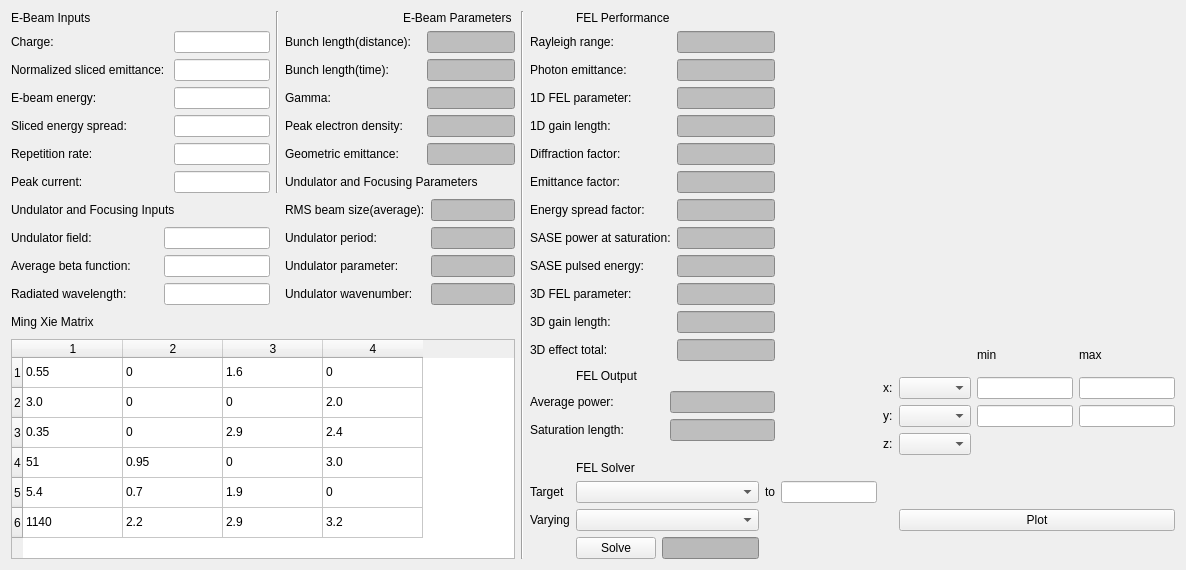
<?xml version="1.0" encoding="UTF-8"?>
<ui version="4.0">
 <class>Form</class>
 <widget class="QWidget" name="Form">
  <property name="geometry">
   <rect>
    <x>0</x>
    <y>0</y>
    <width>1186</width>
    <height>552</height>
   </rect>
  </property>
  <property name="windowTitle">
   <string>Form</string>
  </property>
  <layout class="QGridLayout" name="gridLayout">
   <item row="0" column="0">
    <widget class="QLabel" name="label">
     <property name="text">
      <string>E-Beam Inputs</string>
     </property>
    </widget>
   </item>
   <item row="0" column="1" rowspan="3">
    <widget class="Line" name="line">
     <property name="orientation">
      <enum>Qt::Vertical</enum>
     </property>
    </widget>
   </item>
   <item row="0" column="3">
    <widget class="QLabel" name="label_12">
     <property name="text">
      <string>E-Beam Parameters</string>
     </property>
    </widget>
   </item>
   <item row="0" column="4" rowspan="16">
    <widget class="Line" name="line_2">
     <property name="orientation">
      <enum>Qt::Vertical</enum>
     </property>
    </widget>
   </item>
   <item row="0" column="6" colspan="2">
    <widget class="QLabel" name="label_26">
     <property name="text">
      <string>FEL Performance</string>
     </property>
    </widget>
   </item>
   <item row="0" column="9" rowspan="6" colspan="5">
    <widget class="matplotlibWidget" name="widget" native="true"/>
   </item>
   <item row="1" column="0" rowspan="2">
    <layout class="QFormLayout" name="formLayout">
     <property name="fieldGrowthPolicy">
      <enum>QFormLayout::AllNonFixedFieldsGrow</enum>
     </property>
     <item row="0" column="0">
      <widget class="QLabel" name="label_2">
       <property name="text">
        <string>Charge:</string>
       </property>
      </widget>
     </item>
     <item row="0" column="1">
      <widget class="QLineEdit" name="charge">
       <property name="toolTip">
        <string>pC</string>
       </property>
      </widget>
     </item>
     <item row="1" column="0">
      <widget class="QLabel" name="label_3">
       <property name="text">
        <string>Normalized sliced emittance: </string>
       </property>
      </widget>
     </item>
     <item row="1" column="1">
      <widget class="QLineEdit" name="slicemit">
       <property name="toolTip">
        <string>mm-mrad</string>
       </property>
      </widget>
     </item>
     <item row="2" column="0">
      <widget class="QLabel" name="label_4">
       <property name="text">
        <string>E-beam energy:</string>
       </property>
      </widget>
     </item>
     <item row="2" column="1">
      <widget class="QLineEdit" name="ebeamenergy">
       <property name="toolTip">
        <string>MeV</string>
       </property>
      </widget>
     </item>
     <item row="3" column="0">
      <widget class="QLabel" name="label_5">
       <property name="text">
        <string>Sliced energy spread:</string>
       </property>
      </widget>
     </item>
     <item row="3" column="1">
      <widget class="QLineEdit" name="energyspread">
       <property name="toolTip">
        <string>%</string>
       </property>
      </widget>
     </item>
     <item row="4" column="0">
      <widget class="QLabel" name="label_7">
       <property name="text">
        <string>Repetition rate:</string>
       </property>
      </widget>
     </item>
     <item row="4" column="1">
      <widget class="QLineEdit" name="reprate"/>
     </item>
     <item row="5" column="0">
      <widget class="QLabel" name="label_17">
       <property name="text">
        <string>Peak current:</string>
       </property>
      </widget>
     </item>
     <item row="5" column="1">
      <widget class="QLineEdit" name="peakamp">
       <property name="toolTip">
        <string>A</string>
       </property>
       <property name="styleSheet">
        <string notr="true"/>
       </property>
       <property name="readOnly">
        <bool>true</bool>
       </property>
      </widget>
     </item>
    </layout>
   </item>
   <item row="1" column="2" colspan="2">
    <layout class="QFormLayout" name="formLayout_3">
     <item row="0" column="0">
      <widget class="QLabel" name="label_13">
       <property name="text">
        <string>Bunch length(distance):   </string>
       </property>
      </widget>
     </item>
     <item row="0" column="1">
      <widget class="QLineEdit" name="bunlen">
       <property name="toolTip">
        <string>FWHM</string>
       </property>
       <property name="styleSheet">
        <string notr="true">background-color: rgb(190, 190, 190);</string>
       </property>
       <property name="readOnly">
        <bool>true</bool>
       </property>
      </widget>
     </item>
     <item row="2" column="0">
      <widget class="QLabel" name="label_14">
       <property name="text">
        <string>Gamma:</string>
       </property>
      </widget>
     </item>
     <item row="2" column="1">
      <widget class="QLineEdit" name="gamma">
       <property name="styleSheet">
        <string notr="true">background-color: rgb(190, 190, 190);</string>
       </property>
       <property name="readOnly">
        <bool>true</bool>
       </property>
      </widget>
     </item>
     <item row="3" column="0">
      <widget class="QLabel" name="label_15">
       <property name="text">
        <string>Peak electron density:     </string>
       </property>
      </widget>
     </item>
     <item row="3" column="1">
      <widget class="QLineEdit" name="edensity">
       <property name="toolTip">
        <string>1/m^3</string>
       </property>
       <property name="styleSheet">
        <string notr="true">background-color: rgb(190, 190, 190);</string>
       </property>
       <property name="readOnly">
        <bool>true</bool>
       </property>
      </widget>
     </item>
     <item row="4" column="0">
      <widget class="QLabel" name="label_16">
       <property name="text">
        <string>Geometric emittance:</string>
       </property>
      </widget>
     </item>
     <item row="4" column="1">
      <widget class="QLineEdit" name="geoemit">
       <property name="toolTip">
        <string>nm</string>
       </property>
       <property name="styleSheet">
        <string notr="true">background-color: rgb(190, 190, 190);</string>
       </property>
       <property name="readOnly">
        <bool>true</bool>
       </property>
      </widget>
     </item>
     <item row="1" column="0">
      <widget class="QLabel" name="label_6">
       <property name="text">
        <string>Bunch length(time):</string>
       </property>
      </widget>
     </item>
     <item row="1" column="1">
      <widget class="QLineEdit" name="bunchlen">
       <property name="toolTip">
        <string>FWHM</string>
       </property>
       <property name="styleSheet">
        <string notr="true">background-color: rgb(190, 190, 190);</string>
       </property>
       <property name="readOnly">
        <bool>true</bool>
       </property>
      </widget>
     </item>
    </layout>
   </item>
   <item row="1" column="5" rowspan="6" colspan="4">
    <layout class="QFormLayout" name="formLayout_6">
     <item row="0" column="0">
      <widget class="QLabel" name="label_27">
       <property name="text">
        <string>Rayleigh range:</string>
       </property>
      </widget>
     </item>
     <item row="0" column="1">
      <widget class="QLineEdit" name="raleigh">
       <property name="toolTip">
        <string>cm</string>
       </property>
       <property name="styleSheet">
        <string notr="true">background-color: rgb(190, 190, 190);</string>
       </property>
       <property name="readOnly">
        <bool>true</bool>
       </property>
      </widget>
     </item>
     <item row="1" column="0">
      <widget class="QLabel" name="label_28">
       <property name="text">
        <string>Photon emittance:</string>
       </property>
      </widget>
     </item>
     <item row="1" column="1">
      <widget class="QLineEdit" name="photonemit">
       <property name="toolTip">
        <string>nm</string>
       </property>
       <property name="styleSheet">
        <string notr="true">background-color: rgb(190, 190, 190);</string>
       </property>
       <property name="readOnly">
        <bool>true</bool>
       </property>
      </widget>
     </item>
     <item row="2" column="0">
      <widget class="QLabel" name="label_29">
       <property name="text">
        <string>1D FEL parameter:</string>
       </property>
      </widget>
     </item>
     <item row="2" column="1">
      <widget class="QLineEdit" name="fel_1d">
       <property name="styleSheet">
        <string notr="true">background-color: rgb(190, 190, 190);</string>
       </property>
       <property name="readOnly">
        <bool>true</bool>
       </property>
      </widget>
     </item>
     <item row="3" column="0">
      <widget class="QLabel" name="label_30">
       <property name="text">
        <string>1D gain length:</string>
       </property>
      </widget>
     </item>
     <item row="3" column="1">
      <widget class="QLineEdit" name="gain_1d">
       <property name="toolTip">
        <string>cm</string>
       </property>
       <property name="styleSheet">
        <string notr="true">background-color: rgb(190, 190, 190);
</string>
       </property>
       <property name="readOnly">
        <bool>true</bool>
       </property>
      </widget>
     </item>
     <item row="4" column="0">
      <widget class="QLabel" name="label_31">
       <property name="text">
        <string>Diffraction factor:</string>
       </property>
      </widget>
     </item>
     <item row="4" column="1">
      <widget class="QLineEdit" name="dfactor">
       <property name="styleSheet">
        <string notr="true">background-color: rgb(190, 190, 190);</string>
       </property>
       <property name="readOnly">
        <bool>true</bool>
       </property>
      </widget>
     </item>
     <item row="5" column="0">
      <widget class="QLabel" name="label_32">
       <property name="text">
        <string>Emittance factor:</string>
       </property>
      </widget>
     </item>
     <item row="5" column="1">
      <widget class="QLineEdit" name="efactor">
       <property name="styleSheet">
        <string notr="true">background-color: rgb(190, 190, 190);</string>
       </property>
       <property name="readOnly">
        <bool>true</bool>
       </property>
      </widget>
     </item>
     <item row="6" column="0">
      <widget class="QLabel" name="label_33">
       <property name="text">
        <string>Energy spread factor:</string>
       </property>
      </widget>
     </item>
     <item row="6" column="1">
      <widget class="QLineEdit" name="espreadfactor">
       <property name="styleSheet">
        <string notr="true">background-color: rgb(190, 190, 190);</string>
       </property>
       <property name="readOnly">
        <bool>true</bool>
       </property>
      </widget>
     </item>
     <item row="9" column="0">
      <widget class="QLabel" name="label_34">
       <property name="text">
        <string>3D FEL parameter:</string>
       </property>
      </widget>
     </item>
     <item row="9" column="1">
      <widget class="QLineEdit" name="threedfel">
       <property name="styleSheet">
        <string notr="true">background-color: rgb(190, 190, 190);</string>
       </property>
       <property name="readOnly">
        <bool>true</bool>
       </property>
      </widget>
     </item>
     <item row="10" column="0">
      <widget class="QLabel" name="label_35">
       <property name="text">
        <string>3D gain length:</string>
       </property>
      </widget>
     </item>
     <item row="10" column="1">
      <widget class="QLineEdit" name="gain_3d">
       <property name="toolTip">
        <string>cm</string>
       </property>
       <property name="styleSheet">
        <string notr="true">background-color: rgb(190, 190, 190);</string>
       </property>
       <property name="readOnly">
        <bool>true</bool>
       </property>
      </widget>
     </item>
     <item row="11" column="0">
      <widget class="QLabel" name="label_36">
       <property name="text">
        <string>3D effect total:</string>
       </property>
      </widget>
     </item>
     <item row="11" column="1">
      <widget class="QLineEdit" name="total">
       <property name="styleSheet">
        <string notr="true">background-color: rgb(190, 190, 190);</string>
       </property>
       <property name="readOnly">
        <bool>true</bool>
       </property>
      </widget>
     </item>
     <item row="7" column="0">
      <widget class="QLabel" name="label_37">
       <property name="text">
        <string>SASE power at saturation:</string>
       </property>
      </widget>
     </item>
     <item row="7" column="1">
      <widget class="QLineEdit" name="sasepower">
       <property name="toolTip">
        <string>GW</string>
       </property>
       <property name="styleSheet">
        <string notr="true">background-color: rgb(190, 190, 190);</string>
       </property>
       <property name="readOnly">
        <bool>true</bool>
       </property>
      </widget>
     </item>
     <item row="8" column="0">
      <widget class="QLabel" name="label_38">
       <property name="text">
        <string>SASE pulsed energy:</string>
       </property>
      </widget>
     </item>
     <item row="8" column="1">
      <widget class="QLineEdit" name="saseenergy">
       <property name="toolTip">
        <string>mJ</string>
       </property>
       <property name="styleSheet">
        <string notr="true">background-color: rgb(190, 190, 190);</string>
       </property>
       <property name="readOnly">
        <bool>true</bool>
       </property>
      </widget>
     </item>
    </layout>
   </item>
   <item row="2" column="2" colspan="2">
    <widget class="QLabel" name="label_18">
     <property name="text">
      <string>Undulator and Focusing Parameters</string>
     </property>
    </widget>
   </item>
   <item row="3" column="0" colspan="2">
    <widget class="QLabel" name="label_8">
     <property name="text">
      <string>Undulator and Focusing Inputs</string>
     </property>
    </widget>
   </item>
   <item row="3" column="2" rowspan="2" colspan="2">
    <layout class="QFormLayout" name="formLayout_4">
     <property name="fieldGrowthPolicy">
      <enum>QFormLayout::AllNonFixedFieldsGrow</enum>
     </property>
     <item row="0" column="0">
      <widget class="QLabel" name="label_19">
       <property name="text">
        <string>RMS beam size(average):</string>
       </property>
      </widget>
     </item>
     <item row="0" column="1">
      <widget class="QLineEdit" name="rmssize">
       <property name="toolTip">
        <string>um</string>
       </property>
       <property name="styleSheet">
        <string notr="true">background-color: rgb(190, 190, 190);</string>
       </property>
       <property name="readOnly">
        <bool>true</bool>
       </property>
      </widget>
     </item>
     <item row="2" column="0">
      <widget class="QLabel" name="label_20">
       <property name="text">
        <string>Undulator parameter:</string>
       </property>
      </widget>
     </item>
     <item row="2" column="1">
      <widget class="QLineEdit" name="uparam">
       <property name="styleSheet">
        <string notr="true">background-color: rgb(190, 190, 190);</string>
       </property>
       <property name="readOnly">
        <bool>true</bool>
       </property>
      </widget>
     </item>
     <item row="3" column="0">
      <widget class="QLabel" name="label_21">
       <property name="text">
        <string>Undulator wavenumber:</string>
       </property>
      </widget>
     </item>
     <item row="3" column="1">
      <widget class="QLineEdit" name="uwave">
       <property name="toolTip">
        <string>1/m</string>
       </property>
       <property name="styleSheet">
        <string notr="true">background-color: rgb(190, 190, 190);</string>
       </property>
       <property name="readOnly">
        <bool>true</bool>
       </property>
      </widget>
     </item>
     <item row="1" column="0">
      <widget class="QLabel" name="label_9">
       <property name="text">
        <string>Undulator period:</string>
       </property>
      </widget>
     </item>
     <item row="1" column="1">
      <widget class="QLineEdit" name="uperiod">
       <property name="toolTip">
        <string>mm</string>
       </property>
       <property name="styleSheet">
        <string notr="true">background-color: rgb(190, 190, 190);</string>
       </property>
       <property name="readOnly">
        <bool>true</bool>
       </property>
      </widget>
     </item>
    </layout>
   </item>
   <item row="4" column="0">
    <layout class="QFormLayout" name="formLayout_2">
     <item row="1" column="0">
      <widget class="QLabel" name="label_10">
       <property name="text">
        <string>Undulator field:</string>
       </property>
      </widget>
     </item>
     <item row="1" column="1">
      <widget class="QLineEdit" name="ufield">
       <property name="toolTip">
        <string>T</string>
       </property>
      </widget>
     </item>
     <item row="2" column="0">
      <widget class="QLabel" name="label_11">
       <property name="text">
        <string>Average beta function:        </string>
       </property>
      </widget>
     </item>
     <item row="2" column="1">
      <widget class="QLineEdit" name="beta">
       <property name="toolTip">
        <string>m</string>
       </property>
      </widget>
     </item>
     <item row="3" column="0">
      <widget class="QLabel" name="label_24">
       <property name="text">
        <string>Radiated wavelength:       </string>
       </property>
      </widget>
     </item>
     <item row="3" column="1">
      <widget class="QLineEdit" name="radiatedwavelength">
       <property name="toolTip">
        <string>nm</string>
       </property>
       <property name="styleSheet">
        <string notr="true"/>
       </property>
       <property name="readOnly">
        <bool>false</bool>
       </property>
      </widget>
     </item>
    </layout>
   </item>
   <item row="5" column="0" colspan="3">
    <widget class="QLabel" name="label_39">
     <property name="text">
      <string>Ming Xie Matrix</string>
     </property>
    </widget>
   </item>
   <item row="6" column="0" rowspan="10" colspan="4">
    <widget class="QTableWidget" name="tableWidget">
     <property name="rowCount">
      <number>6</number>
     </property>
     <property name="columnCount">
      <number>4</number>
     </property>
     <row/>
     <row/>
     <row/>
     <row/>
     <row/>
     <row/>
     <column/>
     <column/>
     <column/>
     <column/>
     <item row="0" column="0">
      <property name="text">
       <string>0.55</string>
      </property>
     </item>
     <item row="0" column="1">
      <property name="text">
       <string>0</string>
      </property>
     </item>
     <item row="0" column="2">
      <property name="text">
       <string>1.6</string>
      </property>
     </item>
     <item row="0" column="3">
      <property name="text">
       <string>0</string>
      </property>
     </item>
     <item row="1" column="0">
      <property name="text">
       <string>3.0</string>
      </property>
     </item>
     <item row="1" column="1">
      <property name="text">
       <string>0</string>
      </property>
     </item>
     <item row="1" column="2">
      <property name="text">
       <string>0</string>
      </property>
     </item>
     <item row="1" column="3">
      <property name="text">
       <string>2.0</string>
      </property>
     </item>
     <item row="2" column="0">
      <property name="text">
       <string>0.35</string>
      </property>
     </item>
     <item row="2" column="1">
      <property name="text">
       <string>0</string>
      </property>
     </item>
     <item row="2" column="2">
      <property name="text">
       <string>2.9</string>
      </property>
     </item>
     <item row="2" column="3">
      <property name="text">
       <string>2.4</string>
      </property>
     </item>
     <item row="3" column="0">
      <property name="text">
       <string>51</string>
      </property>
     </item>
     <item row="3" column="1">
      <property name="text">
       <string>0.95</string>
      </property>
     </item>
     <item row="3" column="2">
      <property name="text">
       <string>0</string>
      </property>
     </item>
     <item row="3" column="3">
      <property name="text">
       <string>3.0</string>
      </property>
     </item>
     <item row="4" column="0">
      <property name="text">
       <string>5.4</string>
      </property>
     </item>
     <item row="4" column="1">
      <property name="text">
       <string>0.7</string>
      </property>
     </item>
     <item row="4" column="2">
      <property name="text">
       <string>1.9</string>
      </property>
     </item>
     <item row="4" column="3">
      <property name="text">
       <string>0</string>
      </property>
     </item>
     <item row="5" column="0">
      <property name="text">
       <string>1140</string>
      </property>
     </item>
     <item row="5" column="1">
      <property name="text">
       <string>2.2</string>
      </property>
     </item>
     <item row="5" column="2">
      <property name="text">
       <string>2.9</string>
      </property>
     </item>
     <item row="5" column="3">
      <property name="text">
       <string>3.2</string>
      </property>
     </item>
    </widget>
   </item>
   <item row="6" column="12" rowspan="2">
    <widget class="QLabel" name="label_43">
     <property name="text">
      <string>min</string>
     </property>
    </widget>
   </item>
   <item row="6" column="13" rowspan="2">
    <widget class="QLabel" name="label_44">
     <property name="text">
      <string>max</string>
     </property>
    </widget>
   </item>
   <item row="7" column="6" rowspan="2">
    <widget class="QLabel" name="label_22">
     <property name="text">
      <string>FEL Output</string>
     </property>
    </widget>
   </item>
   <item row="8" column="10" rowspan="2">
    <widget class="QLabel" name="label_40">
     <property name="text">
      <string>x:</string>
     </property>
    </widget>
   </item>
   <item row="8" column="11" rowspan="2">
    <widget class="QComboBox" name="x"/>
   </item>
   <item row="8" column="12" rowspan="2">
    <widget class="QLineEdit" name="xmin"/>
   </item>
   <item row="8" column="13" rowspan="2">
    <widget class="QLineEdit" name="xmax"/>
   </item>
   <item row="9" column="5" rowspan="3" colspan="4">
    <layout class="QFormLayout" name="formLayout_5">
     <item row="0" column="0">
      <widget class="QLabel" name="label_23">
       <property name="text">
        <string>Average power:               </string>
       </property>
      </widget>
     </item>
     <item row="0" column="1">
      <widget class="QLineEdit" name="averagepower">
       <property name="toolTip">
        <string>W</string>
       </property>
       <property name="styleSheet">
        <string notr="true">background-color: rgb(190, 190, 190);</string>
       </property>
       <property name="readOnly">
        <bool>true</bool>
       </property>
      </widget>
     </item>
     <item row="2" column="0">
      <widget class="QLabel" name="label_25">
       <property name="text">
        <string>Saturation length:</string>
       </property>
      </widget>
     </item>
     <item row="2" column="1">
      <widget class="QLineEdit" name="saturation">
       <property name="toolTip">
        <string>m</string>
       </property>
       <property name="styleSheet">
        <string notr="true">background-color: rgb(190, 190, 190);</string>
       </property>
       <property name="readOnly">
        <bool>true</bool>
       </property>
      </widget>
     </item>
    </layout>
   </item>
   <item row="10" column="10">
    <widget class="QLabel" name="label_41">
     <property name="text">
      <string>y:</string>
     </property>
    </widget>
   </item>
   <item row="10" column="11">
    <widget class="QComboBox" name="y"/>
   </item>
   <item row="10" column="12">
    <widget class="QLineEdit" name="ymin"/>
   </item>
   <item row="10" column="13">
    <widget class="QLineEdit" name="ymax"/>
   </item>
   <item row="11" column="10">
    <widget class="QLabel" name="label_42">
     <property name="text">
      <string>z:</string>
     </property>
    </widget>
   </item>
   <item row="11" column="11">
    <widget class="QComboBox" name="z">
     <property name="sizeAdjustPolicy">
      <enum>QComboBox::AdjustToContentsOnFirstShow</enum>
     </property>
    </widget>
   </item>
   <item row="12" column="6" colspan="2">
    <widget class="QLabel" name="label_45">
     <property name="text">
      <string>FEL Solver</string>
     </property>
    </widget>
   </item>
   <item row="13" column="5">
    <widget class="QLabel" name="label_46">
     <property name="text">
      <string>Target</string>
     </property>
    </widget>
   </item>
   <item row="13" column="6" colspan="2">
    <widget class="QComboBox" name="target"/>
   </item>
   <item row="13" column="8">
    <widget class="QLabel" name="label_47">
     <property name="text">
      <string>to</string>
     </property>
    </widget>
   </item>
   <item row="13" column="9">
    <widget class="QLineEdit" name="lineEdit"/>
   </item>
   <item row="13" column="11" rowspan="3" colspan="3">
    <widget class="QPushButton" name="pushButton">
     <property name="text">
      <string>Plot</string>
     </property>
    </widget>
   </item>
   <item row="14" column="5">
    <widget class="QLabel" name="label_48">
     <property name="text">
      <string>Varying</string>
     </property>
    </widget>
   </item>
   <item row="14" column="6" colspan="2">
    <widget class="QComboBox" name="vary"/>
   </item>
   <item row="15" column="6">
    <widget class="QPushButton" name="solve">
     <property name="text">
      <string>Solve</string>
     </property>
    </widget>
   </item>
   <item row="15" column="7">
    <widget class="QLineEdit" name="lineEdit_4">
     <property name="styleSheet">
      <string notr="true">background-color: rgb(186, 186, 186);</string>
     </property>
     <property name="text">
      <string/>
     </property>
     <property name="readOnly">
      <bool>true</bool>
     </property>
    </widget>
   </item>
  </layout>
 </widget>
 <customwidgets>
  <customwidget>
   <class>matplotlibWidget</class>
   <extends>QWidget</extends>
   <header>matplotlibwidget.h</header>
   <container>1</container>
  </customwidget>
 </customwidgets>
 <resources/>
 <connections/>
</ui>
